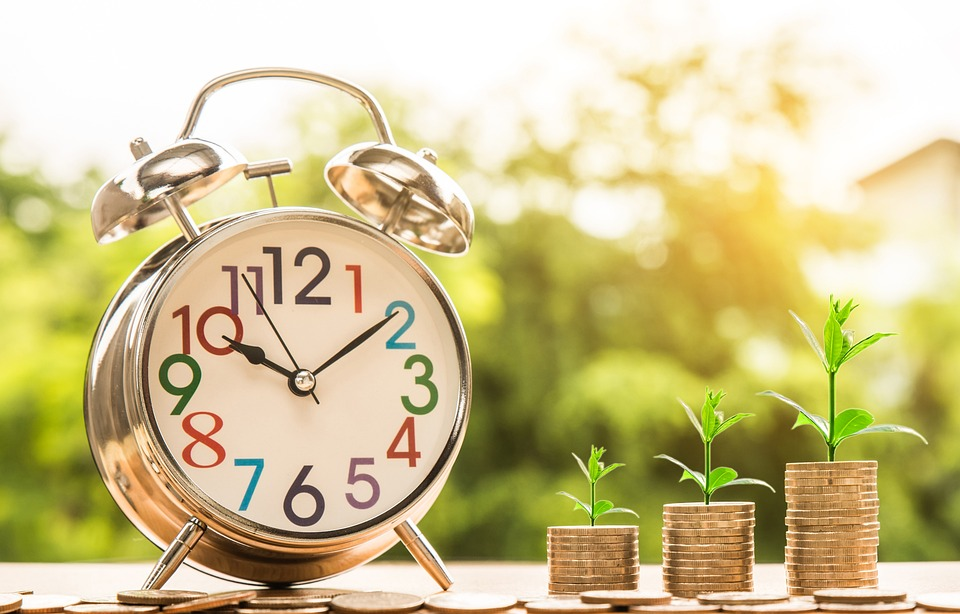
#> input picture images/clock.png, 960 x 614 px, found by its file name
$ python 05.py
#> lines starting #> are read from the running program, lines starting #| are printed output that depends on the picture; after the words box and inside, x2 and y2 are one past the last pixel; in counts of white or black regions, pixels touching at a corner belong together
import cv2

img = cv2.imread("/home/mahiroo/opencv_practice/images/clock.png") #614 960
#> img is the input picture: shape (614, 960, 3); mean B, G, R 144.5, 194.4, 206.8

cv2.putText(img, 'Time is money', (580, 300), cv2.FONT_HERSHEY_SCRIPT_SIMPLEX, 1.0, (0, 0, 255), thickness = 4 )
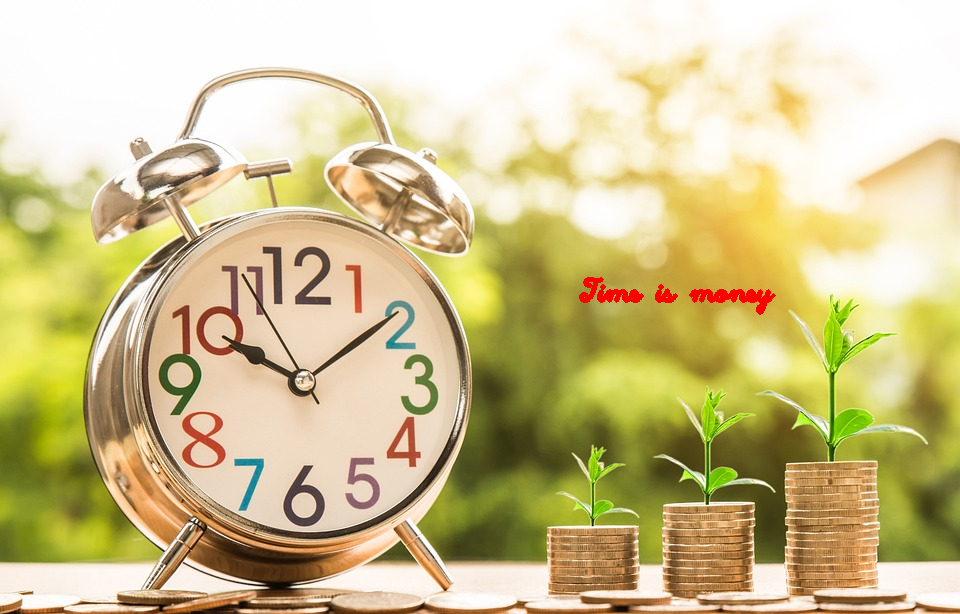
#> img: shape (614, 960, 3); 0.35% of pixels changed, all inside (x1, y1, x2, y2) = (579, 277, 776, 315)

img_f = cv2.flip(img, flipCode = 1)
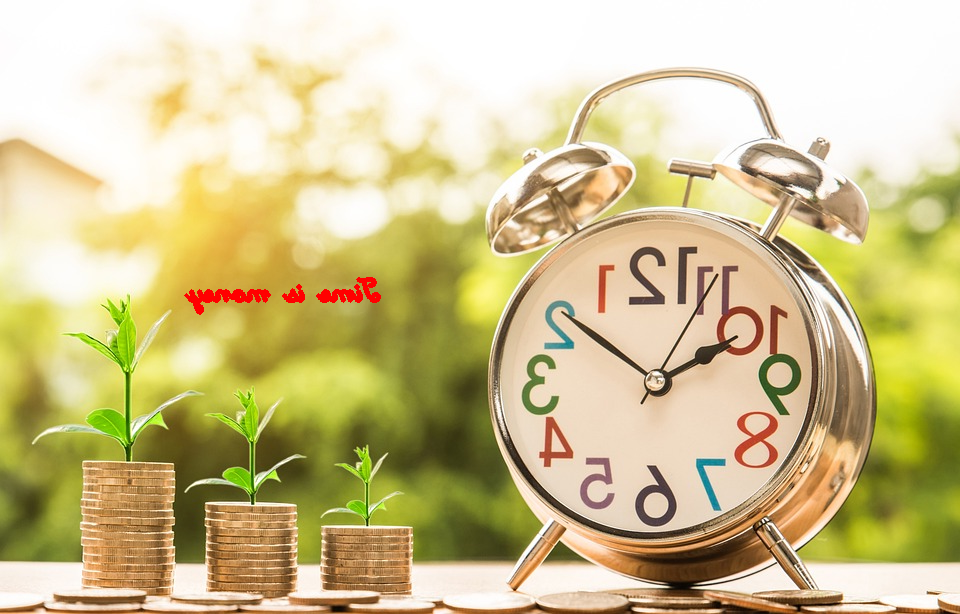
#> img_f: shape (614, 960, 3); mean B, G, R 144.2, 193.9, 207

cv2.imwrite('/home/mahiroo/opencv_practice/images/clock_mirror.png', img_f)

cv2.imshow('time is money', img_f)
cv2.waitKey(0)

$ run again, with images/aozora.png copied over images/clock.png
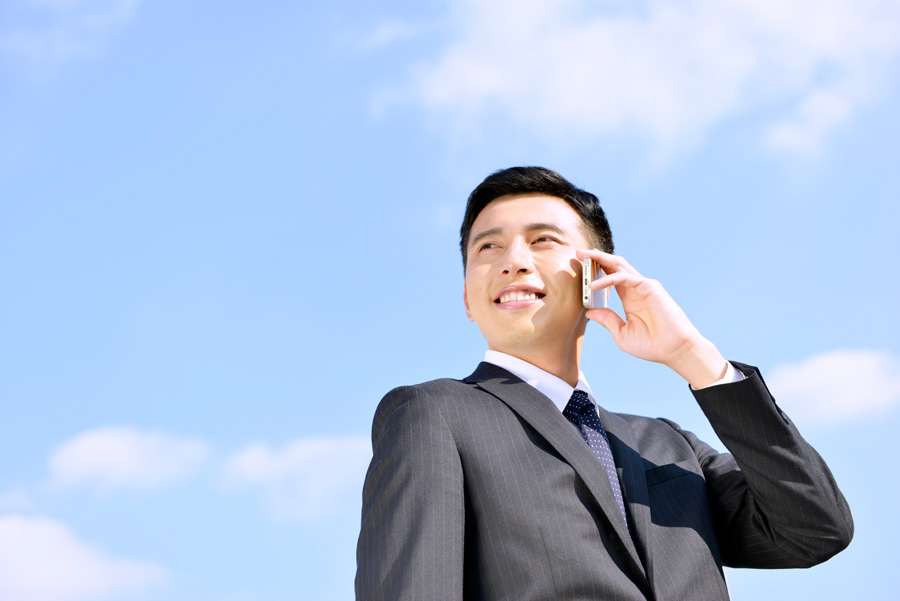
#> input picture images/aozora.png, 900 x 601 px, found by its file name
#> img is the input picture: shape (601, 900, 3); mean B, G, R 219.5, 190.8, 172
#> `cv2.putText(img, 'Time is money', (580, 300), cv2.FONT_HERSHEY_SCRIPT_..`:
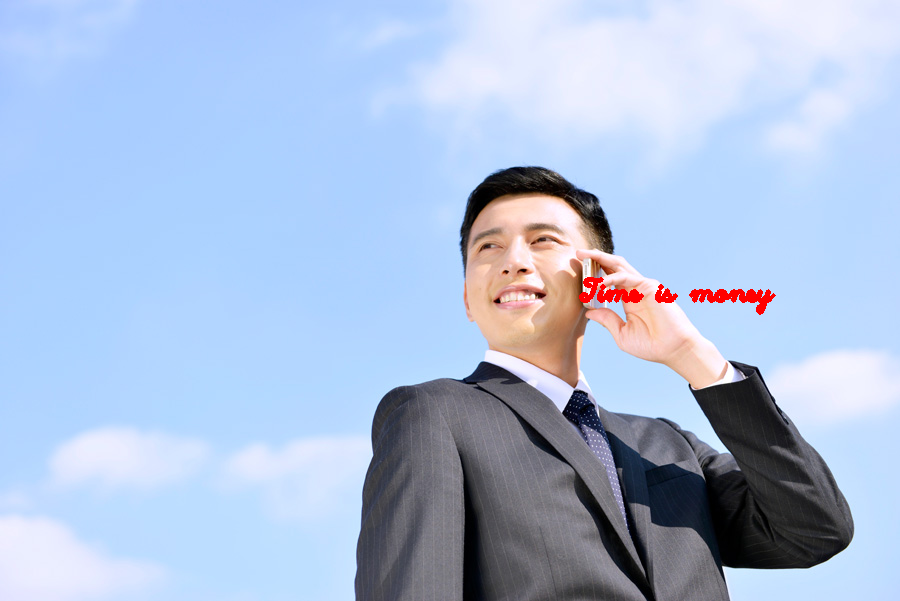
#> img: shape (601, 900, 3); 0.38% of pixels changed, all inside (x1, y1, x2, y2) = (579, 277, 776, 315)
#> `img_f = cv2.flip(img, flipCode = 1)`:
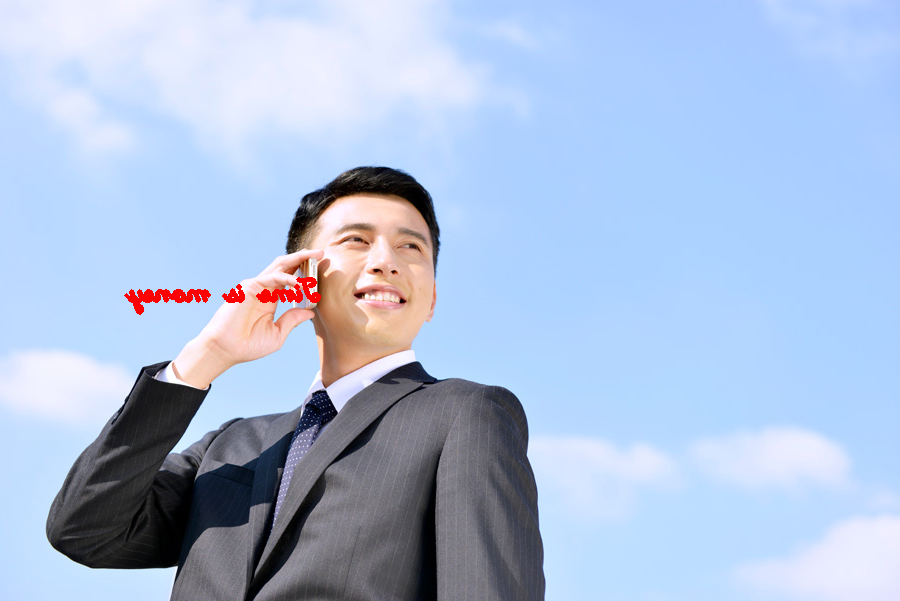
#> img_f: shape (601, 900, 3); mean B, G, R 218.6, 190, 172.2
